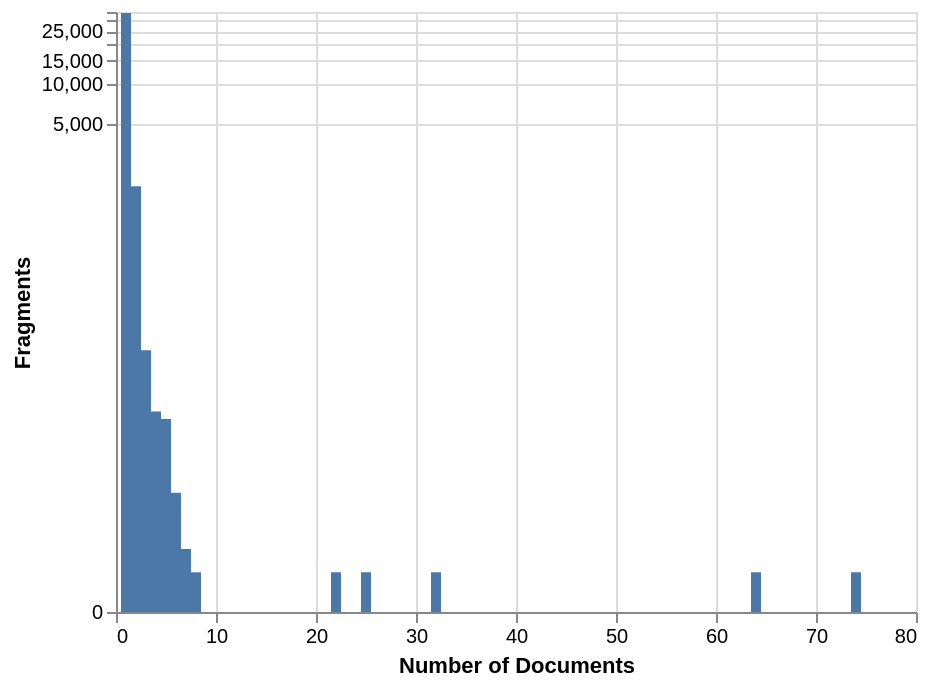

Notebook source saved alongside this figure:
### Code cell
# chart with log scale
frags_docs_chart = alt.Chart(frags_per_num_documents).mark_bar().encode(
    x=alt.X('num_documents', title='Number of Documents', scale=alt.Scale(zero=False)),
    y=alt.Y('fragments', title='Fragments', scale=alt.Scale(type="symlog"))
).properties(
#    title="Fragments by number of documents",
    width=400
)
frags_docs_chart.save(f'{chart_dir}/fragments_with_num_docs.pdf')
frags_docs_chart

### Figure 1 — Vega-Lite specification as saved in the notebook (floating-point values rounded to 4 significant figures)
{"config": {"view": {"continuousWidth": 300, "continuousHeight": 300}}, "data": {"name": "data-6b61ead9fa5d99c24925a7e8c20fbf0b"}, "mark": {"type": "bar"}, "encoding": {"x": {"field": "num_documents", "scale": {"zero": false}, "title": "Number of Documents", "type": "quantitative"}, "y": {"field": "fragments", "scale": {"type": "symlog"}, "title": "Fragments", "type": "quantitative"}}, "width": 400, "$schema": "https://vega.github.io/schema/vega-lite/v5.20.1.json", "datasets": {"data-6b61ead9fa5d99c24925a7e8c20fbf0b": [{"num_documents": 1, "fragments": 34328, "percent": 94.9}, {"num_documents": 2, "fragments": 1674, "percent": 4.628}, {"num_documents": 3, "fragments": 95, "percent": 0.2626}, {"num_documents": 4, "fragments": 32, "percent": 0.08847}, {"num_documents": 5, "fragments": 28, "percent": 0.07741}, {"num_documents": 6, "fragments": 7, "percent": 0.01935}, {"num_documents": 7, "fragments": 2, "percent": 0.005529}, {"num_documents": 8, "fragments": 1, "percent": 0.002765}, {"num_documents": 22, "fragments": 1, "percent": 0.002765}, {"num_documents": 25, "fragments": 1, "percent": 0.002765}, {"num_documents": 32, "fragments": 1, "percent": 0.002765}, {"num_documents": 64, "fragments": 1, "percent": 0.002765}, {"num_documents": 74, "fragments": 1, "percent": 0.002765}]}}
